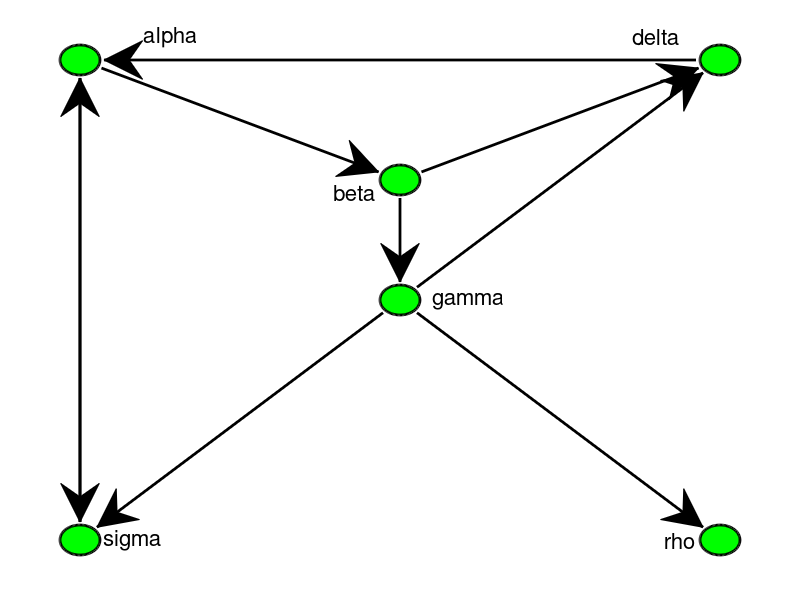

Write MATLAB code to recreate this figure. (Note: this script raises an error after producing the figure.)
function pagerankdemo (steps)
% PAGERANKDEMO draw a 6-node web and compute its pagerank
%
% PAGERANKDEMO draws the 6-node "tiny web" in Section 2.11 of "Numerical
% Computing with MATLAB", by Cleve Moler, SIAM, 2004.  It then simulates the
% computation of Google's PageRank algorithm, by randomly selecting links to
% traverse.  If a link is traversed, the edge and the target node are displayed
% in red.  If the "random surfer" jumps to an arbitrary page, the target node
% is displayed in blue.  The number of hits at each node, and the page rank
% (in %) are displayed % on each node.  Note that after a large number of
% steps, the PageRanks (in percentages) converge to the values given in Section
% 2.11 of Moler (alpha: .321, sigma: .2007, beta: .1705, delta: .1368,
% gamma: .1066, rho: .0643).  See http://www.mathworks.com/moler for more
% details (the pagerank M-file, in particular).
%
% Note that this method is NOT how the PageRank is actually computed.  Instead
% the eigenvalue problem A*x=x is solved for x, where A is the Markov
% transition matrix, A = p*G*D + e*z', where G is the binary matrix used here.
% The method here is a simplistic random-hopping demonstration of the Markov
% process, to motivate the A*x=x formulation of the problem.  In this example,
% A does control how the transitions are made, but the matrix A is not formed
% explicitly.
%
% This demo only operates on a single graph.  It is meant as a simple demo
% only, suitable for in-class use.  To compute the PageRanks for an arbitrary
% graph, use pagerank.m, or the power method (repeat x=A*x until convergence,
% where A is the Markov transition matrix of the web).
%
% Example:
%   pagerankdemo
%   pagerankdemo (1000)   % run 1000 steps with no user input, then quit
%
% See also pagerank
%
% I suggest single-stepping a dozen times or so to see the link traversal in
% process, and then type "1000".  Hit control-C to quit.
%
% Copyright 2007, Tim Davis

% Initial graph
Graph = graphinit ;
rand ('state', 0) ;
n = size (Graph.G, 1) ;

help pagerankdemo

% initialize the page counts
hits = zeros (1,n) ;
oldwhere = 1 ;
where = 1 ;
hits (where) = 1 ;
set (Graph.node (where), 'FaceColor', [0 0 1]) ;

p = 0.85 ;		% probability a link will be followed
c = sum (Graph.G) ;	% outgoing degree

links = cell (1,n) ;
for k = 1:n
    links {k} = find (Graph.G (:,k)) ;
end

follow_link = 0 ;
if (nargin < 1)
    input ('hit enter to start at node alpha: ') ;
end

% write the stats to the figure
set (Graph.nodelabel (where), 'string', ...
	sprintf ('%s %d (%3.1f%%)', Graph.nodes {where}, hits (where), ...
	100 * hits (where) / sum (hits))) ;

if (nargin < 1)
    input ('hit enter to take one step: ') ;
    steps = 1 ;
end

% repeat
while (1)

    % clear the old color and old arrow
    set (Graph.node (where), 'FaceColor', [0 1 0]) ;
    if (follow_link)
	set (Graph.arrows (where,oldwhere), 'LineWidth', 2) ;
	set (Graph.arrows (where,oldwhere), 'Color', [0 0 0]) ;
    end

    % determine where to go to next
    oldwhere = where ;
    if (c (where) == 0 || rand > p)
	% no outgoing links, or ignore the links
	follow_link = 0 ;
	where = floor (n * rand + 1) ;
	set (Graph.node (where), 'FaceColor', [0 0 1]) ;
    else
	% move along the link
	follow_link = 1 ;
	where = links{where}(floor (c (where) * rand + 1)) ;
	set (Graph.node (where), 'FaceColor', [1 0 0]) ;
	set (Graph.arrows (where,oldwhere), 'LineWidth', 5) ;
	set (Graph.arrows (where,oldwhere), 'Color', [1 0 0]) ;
    end

    % increment the hit count
    hits (where) = hits (where) + 1 ;

    % write the stats to the figure
    for k = 1:n
	set (Graph.nodelabel (k), 'string', ...
	sprintf ('%s %d (%3.1f%%)', Graph.nodes {k}, hits (k), ...
	100 * hits (k) / sum (hits))) ;
    end

    drawnow

    % go the next step
    steps = steps - 1 ;
    if (steps <= 0)
        if (nargin > 0)
            break ;
        end
        steps = input ...
	    ('number of steps to make (default 1, control-C to quit): ') ;
	if (steps == 0)
	    break ;
	end
	if (isempty (steps))
	    steps = 1 ;
	end
    end

end

%-------------------------------------------------------------------------------

function Graph = graphinit
% GRAPHINIT create the tiny-web example in Moler, section 2.11, and draw it.
% Example
%   G = graphinit ;

figure (1)
clf

nodes = { 'alpha', 'beta', 'gamma', 'delta', 'rho', 'sigma' } ;

xy = [
0 4
1 3
1 2
2 4
2 0
0 0
] ;

x = xy (:,1) ;
y = xy (:,2) ;

% scale x and y to be in the range 0.1 to 0.9
x = 0.8 * x / 2 + .1 ;
y = 0.8 * y / 4 + .1 ;
xy = [x y] ;

xy_delta = [
 .08 .04 0
-.03 -.02 -1
 .04  0   0
-.05  .04 -1
-.03  0  -1
 .03  0   0
] ;

xd = xy_delta (:,1) ;
yd = xy_delta (:,2) ;
tjust = xy_delta (:,3) ;

G = [
0 0 0 1 0 1
1 0 0 0 0 0
0 1 0 0 0 0
0 1 1 0 0 0
0 0 1 0 0 0
1 0 1 0 0 0 ] ;

clf

n = size (G,1) ;

axes ('Position', [0 0 1 1], 'Visible', 'off') ;

node = zeros (n,1) ;
nodelabel = zeros (n,1) ;
for k = 1:n
    node (k) = annotation ('ellipse', [x(k)-.025 y(k)-.025 .05 .05]) ;
    set (node (k), 'LineWidth', 2) ;
    set (node (k), 'FaceColor', [0 1 0]) ;
    nodelabel (k) = text (x (k) + xd (k), y (k) + yd (k), nodes {k}, ...
	'Units', 'normalized', 'FontSize', 16) ;
    if (tjust (k) < 0) 
	set (nodelabel (k), 'HorizontalAlignment', 'right') ;
    end
end


axis off

% Yes, I realize that this is overkill; arrows should be sparse.
% This example is not meant for large graphs.
arrows = zeros (n,n) ;

[i j] = find (G) ;
for k = 1:length (i)
    % get the center of the two nodes
    figx = [x(j(k)) x(i(k))] ;
    figy = [y(j(k)) y(i(k))] ;
%   [figx figy] = dsxy2figxy (gca, axx, axy);
    % shorten the arrows by s units at each end
    s = 0.03 ;
    len = sqrt (diff (figx)^2 + diff (figy)^2) ;
    fy (1) = diff (figy) * (s/len) + figy(1) ;
    fy (2) = diff (figy) * (1-s/len) + figy(1) ;
    fx (1) = diff (figx) * (s/len) + figx(1) ;
    fx (2) = diff (figx) * (1-s/len) + figx(1) ;
    arrows (i(k),j(k)) = annotation ('arrow', fx, fy) ;
    set (arrows (i(k),j(k)), 'LineWidth', 2) ;
    set (arrows (i(k),j(k)), 'HeadLength', 20) ;
    set (arrows (i(k),j(k)), 'HeadWidth', 20) ;
end

Graph.G = G ;
Graph.nodes = nodes ;
Graph.node = node ;
Graph.xy = xy ;
Graph.xy_delta = xy_delta ;
Graph.nodelabel = nodelabel ;
Graph.arrows = arrows ;
